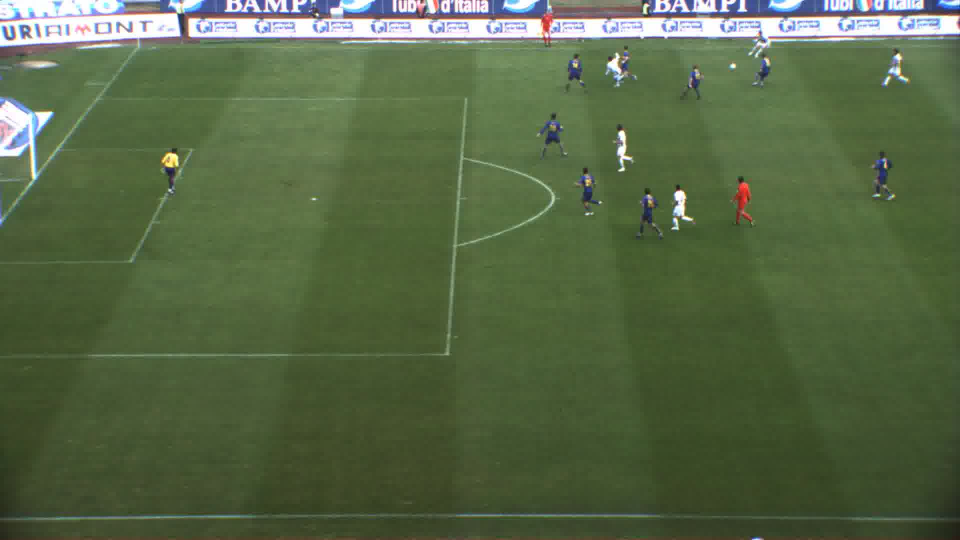
#> input picture homography/filmrole5_498.jpg, 1920 x 1080 px (shown at 1/2 size)
$ python homography_transformer_left.py
#> lines starting #> are read from the running program, lines starting #| are printed output that depends on the picture
import numpy as np
from matplotlib.image import imread
import matplotlib.pyplot as plt
import matplotlib.path as mpath
import matplotlib
import seaborn as sns


def homography_solve():
    """
    u = points in the video
    v = points on the map
    """
    v = np.array([[53, 33],
                  [267, 867],
                  [191, 453],
                  #[263, 34],
                  [523, 31]])

    u = np.array([[273, 97],
                  [880, 1033],
                  [628, 399],
                  #[940, 96],
                  [1575, 94]])

    U = np.zeros((8, 2*u.shape[0]))
    for k in range(2*u.shape[1]):
        U[2*k,:] =   [u[k,0], u[k,1], 1, 0, 0, 0, -v[k, 0]*u[k, 0], -v[k, 0]*u[k, 1]]
        U[2*k+1,:] = [0, 0, 0, u[k,0], u[k,1], 1, -v[k, 1]*u[k, 0], -v[k, 1]*u[k, 1]]

    V = []
    for k in range(2*v.shape[1]):
        V.append(v[k,0])
        V.append(v[k,1])

    V = np.array(V)

    h = np.linalg.inv(U.T @ U) @ U.T @ V

    H = np.array([[h[0], h[1], h[2]],
                  [h[3], h[4], h[5]],
                  [h[6], h[7], 1]])
    return H

def homography_transform(u, H):
    u = np.append(u, 1)
    u_homogeneous = np.array(u).reshape(3,1)
    v_homogeneous = H @ u
    return [v_homogeneous[0]/v_homogeneous[2], v_homogeneous[1]/v_homogeneous[2]]


def plot_heatmap(map):

    ax = sns.heatmap(map, cmap="coolwarm")

    height = map.shape[0]
    width = map.shape[1]

    pitch = plt.Rectangle([0, 0], width = width, height = height, fill = False)
    leftPenalty = plt.Rectangle([0, 0.28*height], width = 0.12*width, height = 0.45*height, fill = False)
    rightPenalty = plt.Rectangle([0.88*width, 0.28*height], width = 0.12*width, height = 35.3/80*height, fill = False)
    midline = matplotlib.patches.ConnectionPatch([0.5*width, 0], [0.5*width, height], "data", "data")

    #Left, Right 6-yard Box
    leftSixYard = plt.Rectangle([0, 0.4*height], width = 0.04*width, height = 0.2*height, fill = False)
    rightSixYard = plt.Rectangle([0.96*width, 0.4*height], width = 0.04*width, height = 0.2*height, fill = False)

    # #Prepare Circles
    centreCircle = plt.Circle((0.5*width, 0.5*height), 0.09*width,color="black", fill = False)
    centreSpot = plt.Circle((0.5*width, 0.5*height), 0.005*width,color="black")
    #Penalty spots and Arcs around penalty boxes
    leftPenSpot = plt.Circle((0.08*width, 0.5*height), 0.005*width, color="black")
    rightPenSpot = plt.Circle((0.92*width, 0.5*height), 0.005*width, color="black")

    element = [pitch, leftPenalty, rightPenalty, midline, leftSixYard, rightSixYard, centreCircle, centreSpot, rightPenSpot, leftPenSpot]

    for i in element:
        ax.add_patch(i)

    plt.axis('equal')
    plt.show()

########################################

if __name__ == "__main__":
    source_img = imread("filmrole5_498.jpg")
#> source_img is the input picture: shape (1080, 1920, 3); mean R, G, B 86.5, 103.3, 69.6
    target_img = imread("stadium.png")
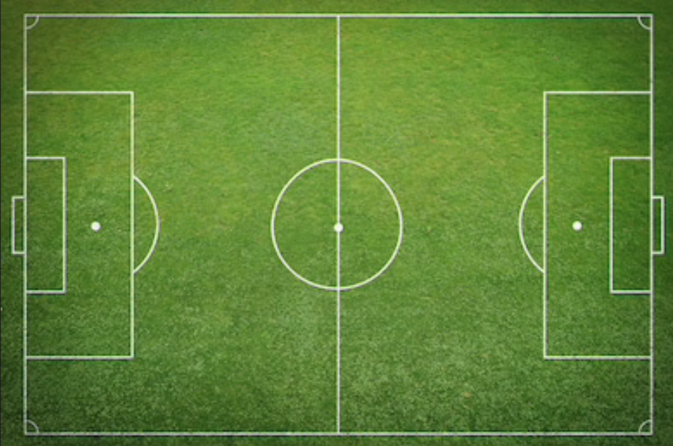
#> input picture homography/stadium.png, 1346 x 892 px (shown at 1/2 size)
#> target_img is the input picture: shape (892, 1346, 4) float32; mean R, G, B, A 0.376, 0.517, 0.216, 1

    source_img = source_img / 255 #scaling the jpg file from 0 to 1 instead of 0 to 255
    target_img = target_img[:,:,:-1] #removing the last component (alpha) of the png file
#> target_img: shape (892, 1346, 3) float32

    blue_heatmap = np.zeros((target_img.shape[0], target_img.shape[1]))
    white_heatmap = np.zeros((target_img.shape[0], target_img.shape[1]))

    H = homography_solve()

    print(homography_transform([1917,100], H))
    print(homography_transform([1917,1040], H))

    blue_players_video = [[1174, 426]]
    white_players_video = [[1509, 109]]
    blue_players_map = []
    white_players_map = []

    for blue_player_video in blue_players_video:
        player_pos = homography_transform(blue_player_video, H)
        blue_players_map.append([int(player_pos[1]), int(player_pos[0])])
        print(blue_players_map[-1])

        for i in range(-10, 10):
            for j in range(-10, 10):
                blue_heatmap[blue_players_map[-1][0] + i][blue_players_map[-1][1] + j] += 1

    for white_player_video in white_players_video:
        player_pos = homography_transform(white_player_video, H)
        white_players_map.append([int(player_pos[1]), int(player_pos[0])])

        print(white_players_map[-1])

        for i in range(-10, 10):
            for j in range(-10, 10):
                white_heatmap[white_players_map[-1][0] + i][white_players_map[-1][1] + j] += 1


    plot_heatmap(blue_heatmap)
#> in plot_heatmap, `plt.show()`:
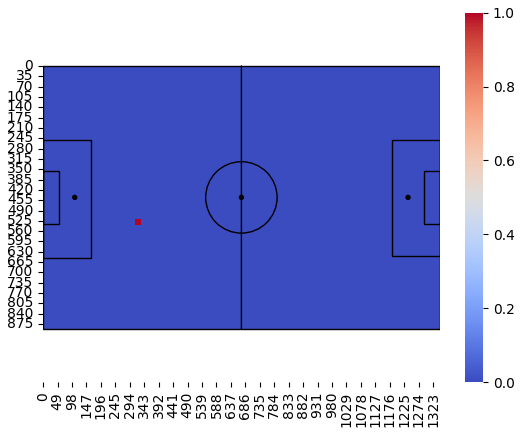
#> figure drawn by matplotlib, 2 panels
    plot_heatmap(white_heatmap)

#
